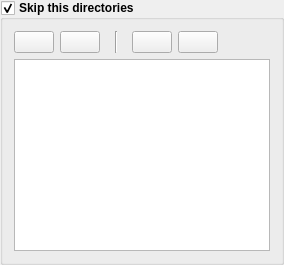
           <widget class="QGroupBox" name="groupBox_ExcludeDirectories">
            <property name="font">
             <font>
              <bold>true</bold>
             </font>
            </property>
            <property name="toolTip">
             <string>Enable excluding directories from the search.</string>
            </property>
            <property name="title">
             <string>Skip this directories</string>
            </property>
            <property name="checkable">
             <bool>true</bool>
            </property>
            <property name="checked">
             <bool>true</bool>
            </property>
            <layout class="QGridLayout" name="gridLayout_21">
             <item row="1" column="0">
              <widget class="QTableView" name="tableView_ExcludeDirectories">
               <property name="font">
                <font>
                 <bold>false</bold>
                </font>
               </property>
               <property name="selectionMode">
                <enum>QAbstractItemView::SelectionMode::ExtendedSelection</enum>
               </property>
               <property name="selectionBehavior">
                <enum>QAbstractItemView::SelectionBehavior::SelectRows</enum>
               </property>
               <property name="showGrid">
                <bool>false</bool>
               </property>
               <property name="sortingEnabled">
                <bool>true</bool>
               </property>
               <property name="wordWrap">
                <bool>false</bool>
               </property>
               <attribute name="horizontalHeaderMinimumSectionSize">
                <number>20</number>
               </attribute>
               <attribute name="verticalHeaderVisible">
                <bool>false</bool>
               </attribute>
              </widget>
             </item>
             <item row="0" column="0">
              <layout class="QHBoxLayout" name="horizontalLayout_5">
               <item>
                <widget class="QPushButton" name="btn_AddExcludedDirectory">
                 <property name="toolTip">
                  <string>Add a directory to the exclude list.</string>
                 </property>
                 <property name="text">
                  <string/>
                 </property>
                 <property name="icon">
                  <iconset resource="resources.qrc">
                   <normaloff>:/icons/resources/icons/svg/add.svg</normaloff>:/icons/resources/icons/svg/add.svg</iconset>
                 </property>
                </widget>
               </item>
               <item>
                <widget class="QPushButton" name="btn_DeleteExcludedDirectories">
                 <property name="toolTip">
                  <string>Remove selected directories from the exclude list.</string>
                 </property>
                 <property name="text">
                  <string/>
                 </property>
                 <property name="icon">
                  <iconset resource="resources.qrc">
                   <normaloff>:/icons/resources/icons/svg/delete.svg</normaloff>:/icons/resources/icons/svg/delete.svg</iconset>
                 </property>
                </widget>
               </item>
               <item>
                <widget class="Line" name="line_8">
                 <property name="minimumSize">
                  <size>
                   <width>20</width>
                   <height>0</height>
                  </size>
                 </property>
                 <property name="maximumSize">
                  <size>
                   <width>20</width>
                   <height>16777215</height>
                  </size>
                 </property>
                 <property name="orientation">
                  <enum>Qt::Orientation::Vertical</enum>
                 </property>
                </widget>
               </item>
               <item>
                <widget class="QPushButton" name="btn_PasteExcludedDirectories">
                 <property name="toolTip">
                  <string>Paste directories into the exclude list from the clipboard.</string>
                 </property>
                 <property name="text">
                  <string/>
                 </property>
                 <property name="icon">
                  <iconset resource="resources.qrc">
                   <normaloff>:/icons/resources/icons/svg/paste.svg</normaloff>:/icons/resources/icons/svg/paste.svg</iconset>
                 </property>
                </widget>
               </item>
               <item>
                <widget class="QPushButton" name="btn_CopyExcludedDirectories">
                 <property name="toolTip">
                  <string>Copy selected directories from the exclude list to the clipboard.</string>
                 </property>
                 <property name="text">
                  <string/>
                 </property>
                 <property name="icon">
                  <iconset resource="resources.qrc">
                   <normaloff>:/icons/resources/icons/svg/copy.svg</normaloff>:/icons/resources/icons/svg/copy.svg</iconset>
                 </property>
                </widget>
               </item>
               <item>
                <spacer name="horizontalSpacer_8">
                 <property name="orientation">
                  <enum>Qt::Orientation::Horizontal</enum>
                 </property>
                 <property name="sizeHint" stdset="0">
                  <size>
                   <width>40</width>
                   <height>20</height>
                  </size>
                 </property>
                </spacer>
               </item>
              </layout>
             </item>
            </layout>
           </widget>
